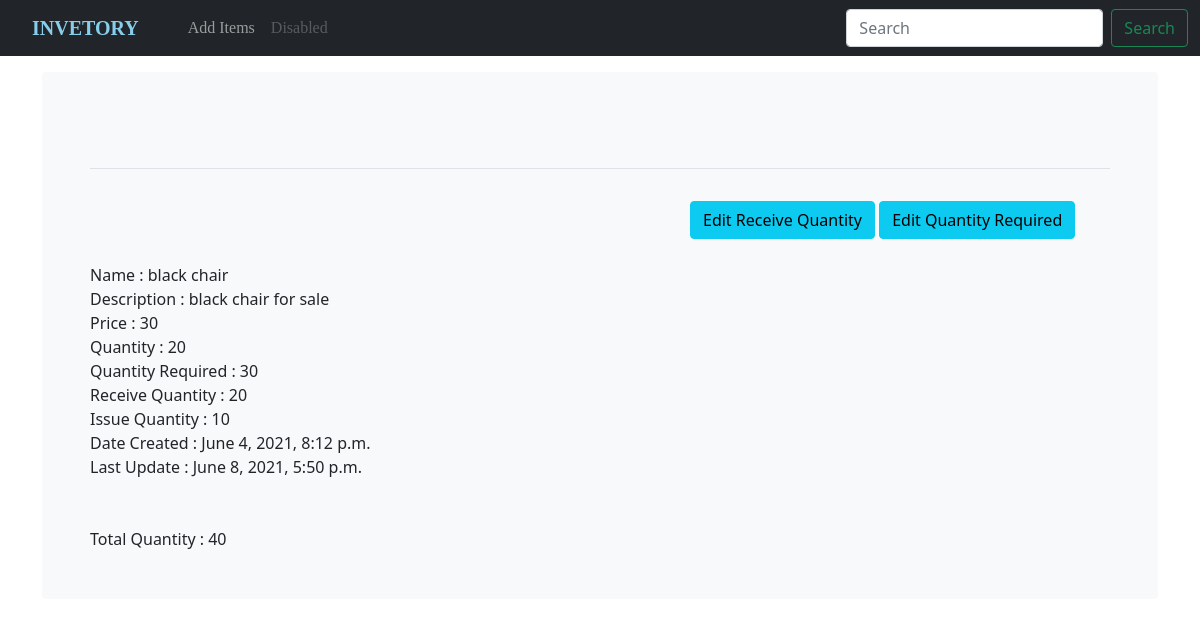
The page /stock/8/ on the database its author committed.
### sms_app/models.py (models this page shows, shortened)
class Stock(models.Model):
    name = models.CharField(max_length=30, null=True, blank=True)
    description = models.TextField(default='', null=True, blank=True)
    price = models.IntegerField("Unit Price",null=True, blank=True)
    category = models.CharField('Category', max_length=40, blank=True, null=True, choices=category_choices)
    quantity_before = models.IntegerField(null=True, default=0, blank=True)
    quantity = models.IntegerField(null=True, default=0, blank=False)
    quantity_calc = models.IntegerField('Total Q', null=True, default=0, blank=True)
    image = models.ImageField(upload_to='sms_images/', blank=True, null=True)
    date_created = models.DateTimeField(auto_now_add=True, null=True)
    quantity_required = models.IntegerField('Q Required', blank=False, null=True)
    receive_quantity = models.IntegerField('Q Received', blank=False, null=True)
    receive_by = models.CharField(max_length=30, null=True, blank=True)
    issue_by = models.CharField(max_length=30, null=True, blank=True)
    issue_quantity = models.IntegerField(default=0, null=True, blank=True)
    last_updated = models.DateTimeField(auto_now=True)
    export_to_csv = models.BooleanField(default=False)
    reorder_level = models.IntegerField(default=0, null=True, blank=True)
    tags_id = models.ManyToManyField(Tag, blank=True)
    def _get_quantity(self):
        return self.quantity
    quantity_before = property(_get_quantity)
    def _get_total_quantity(self):
        x = self.quantity + self.receive_quantity
        return x
    quantity_calc = property(_get_total_quantity)
    def _get_issue_by(self):
        return self.receive_by
    issue_by = property(_get_issue_by)
    def _get_issue_quantity(self):
        if self.quantity_required and self.receive_quantity:
            x = self.quantity_required - self.receive_quantity
            return x
    issue_quantity = property(_get_issue_quantity)

### sms_app/views.py (the view)
# urls.py: path('stock/<str:id>/', views.get_stock, name='get_stock'),
def get_stock(request, id):
    try:
        stock = Stock.objects.get(id=id)
    except Stock.DoesNotExist:
        return render(request, 'sms_app/404.html')
    context = {'get_stock': stock}
    return render(request, 'sms_app/get_stock.html', context)

### sms_app/templates/sms_app/get_stock.html
{% extends "sms_app/main.html" %}
{% load static %}
{% block content %}
<div style="margin-left:600px;">
    <a href="{% url 'sms_app:receive_quantity' get_stock.id %}"><div class="btn btn-info">Edit Receive Quantity</div></a>
    <a href="{% url 'sms_app:quantity_required' get_stock.id %}"><div class="btn btn-info">Edit Quantity Required</div></a>
</div>
<br>
Name : {{ get_stock.name}}<br>
Description : {{ get_stock.description}}<br>
Price : {{ get_stock.price}}<br>
Quantity : {{ get_stock.quantity}}<br>
Quantity Required : {{ get_stock.quantity_required}}<br>
Receive Quantity : {{ get_stock.receive_quantity}}<br>
Issue Quantity : {{ get_stock.issue_quantity}}<br>
Date Created : {{ get_stock.date_created}}<br>
Last Update : {{ get_stock.last_updated}}<br>
<br><br>
Total Quantity : {{ get_stock.quantity_calc}}<br>
{% endblock %}

### sms_app/static/css/stylesheet.css (style rules this page uses)
body { background-color:skyblue; }

### rows shown on the page
Stock: name "black chair", description "black chair for sale", price "30", quantity "20", quantity_required "30", receive_quantity "20", issue_quantity "10", date_created "June 4, 2021, 8:12 p.m.", last_updated "June 8, 2021, 5:50 p.m.", quantity_calc "40"
